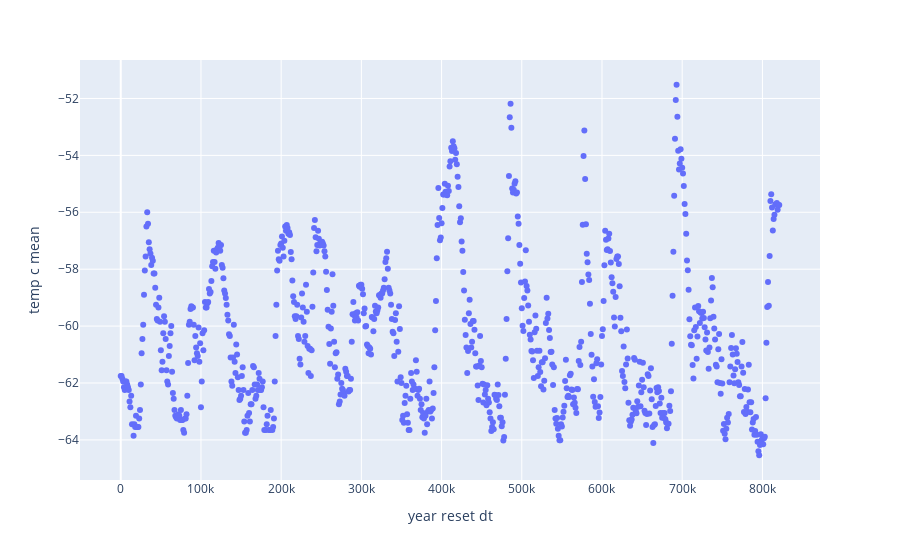

The cell this chart's notebook holds for it:
### Code cell
px.scatter(resampled_float, x='year reset dt', y='temp c mean'
           )

### Figure 1 — Plotly figure (JSON) as saved in the notebook; plotly's stock layout.template omitted (floating-point values rounded to 4 significant figures; data arrays with more than 128 entries replaced by an {"elided": "..."} marker saying what was removed)
{"data": [{"hovertemplate": "year reset dt=%{x}<br>temp c mean=%{y}<extra></extra>", "legendgroup": "", "marker": {"color": "#636efa", "symbol": "circle"}, "mode": "markers", "name": "", "orientation": "v", "showlegend": false, "type": "scatter", "x": {"elided": "822 int values"}, "xaxis": "x", "y": {"elided": "822 float values"}, "yaxis": "y"}], "layout": {"legend": {"tracegroupgap": 0}, "margin": {"t": 60}, "xaxis": {"anchor": "y", "domain": [0, 1], "title": {"text": "year reset dt"}}, "yaxis": {"anchor": "x", "domain": [0, 1], "title": {"text": "temp c mean"}}}}
